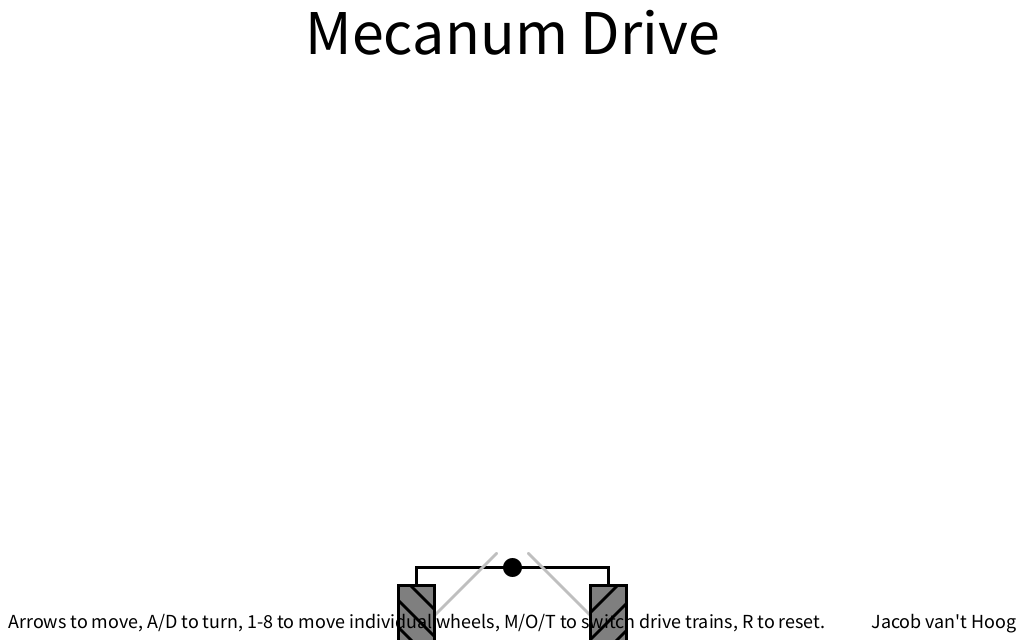
Frame 1 (no input)
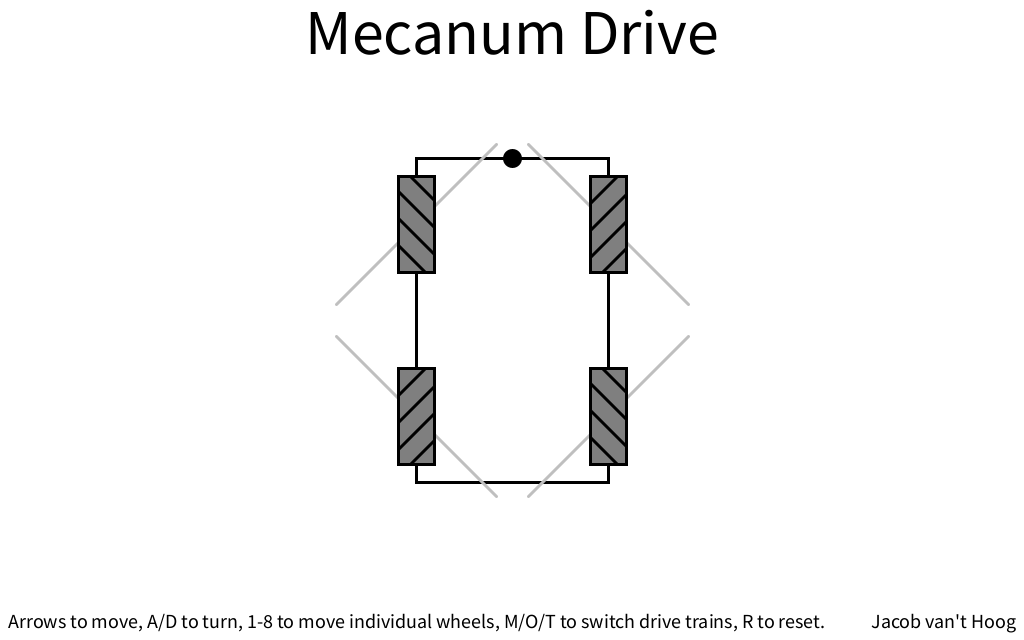
Frame 60 (the mouse pressed at the canvas centre just before this capture)
Frame 120 (the mouse held since frame 60 and released just before this capture): identical to frame 60, image omitted

The Processing sketch that drew these frames (run headless with seeded random() and noise(); from frame 60 on, the mouse is pressed at the canvas centre):

// Processing sketch: mecanum
// ── mecanum.pde
int lastKeyPressed = 0; // processing.js doesn't like char's
int lastKeyCodePressed = 0;

float[] inputVelocities;
float[] velocities;

boolean targetPosEnabled = false;
float targetX;
float targetY;
float targetRot;

void setup() {
  size(1024, 640);
  setupRobot();
  
  targetPosEnabled = true;
  targetX = width/2;
  targetY = height/2;
  targetRot = 0;
}

void draw() {
  background(255, 255, 255);
  textAlign(CENTER, TOP);
  textSize(64);
  fill(0);
  text(driveTrain.getDriveTrainName(), width/2, 8);
  textAlign(LEFT, BASELINE);
  
  float maxVelocity = 0.0;
  for(int i = 0; i < driveTrain.numWheels(); i++) {
    if(abs(inputVelocities[i]) > maxVelocity)
      maxVelocity = abs(inputVelocities[i]);
  }
  if(maxVelocity < 1.0)
    maxVelocity = 1.0;
  
  for(int i = 0; i < driveTrain.numWheels(); i++) {
    float target = inputVelocities[i] / maxVelocity;
    if(target != 0.0)
      targetPosEnabled = false;
    
    velocities[i] += (target - velocities[i]) / 10.0;
  }
  
  if(targetPosEnabled) {
    robotX += (targetX - robotX) / 5.0;
    robotY += (targetY - robotY) / 5.0;
    robotRot += (targetRot - robotRot) / 5.0;
  }
  
  drawRobot(robotX, robotY, robotRot, wheelSpins, velocities);
  moveWheels( velocities );
  
  if(!keyPressed)
    for(int i = 0; i < driveTrain.numWheels(); i++)
      inputVelocities[i] = 0.0;
      
  
  textAlign(LEFT, BOTTOM);
  fill(0);
  textSize(20);
  text("Arrows to move, A/D to turn, 1-" + driveTrain.numWheels() * 2 + " to move individual wheels, M/O/T to switch drive trains, R to reset.", 8, height - 8);
  textAlign(RIGHT, BOTTOM);
  text("Jacob van't Hoog", width - 8, height - 8);
  textAlign(LEFT, BASELINE);
}

void keyPressed() {
  // prevent key repeat
  if(int(key) == CODED) {
    if(keyCode == lastKeyCodePressed)
      return;
    else
      lastKeyCodePressed = keyCode;
  } else {
    if(key == lastKeyPressed)
      return;
    else
      lastKeyPressed = key;
  }
  
  if(int(key) == CODED) {
    switch(keyCode) {
        case UP:
          addVelocities(driveTrain.forwardWheelSpins());
          break;
        case DOWN:
          subtractVelocities(driveTrain.forwardWheelSpins());
          break;
        case LEFT:
          subtractVelocities(driveTrain.rightWheelSpins());
          break;
        case RIGHT:
          addVelocities(driveTrain.rightWheelSpins());
          break;
      }
  } else {
    switch(key) {
      case 'a':
        subtractVelocities(driveTrain.turnRightWheelSpins());
        break;
      case 'd':
        addVelocities(driveTrain.turnRightWheelSpins());
        break;
      case '1':
        moveWheel(0, 1.0);
        break;
      case '2':
        moveWheel(0, -1.0);
        break;
      case '3':
        moveWheel(1, 1.0);
        break;
      case '4':
        moveWheel(1, -1.0);
        break;
      case '5':
        moveWheel(2, 1.0);
        break;
      case '6':
        moveWheel(2, -1.0);
        break;
      case '7':
        moveWheel(3, 1.0);
        break;
      case '8':
        moveWheel(3, -1.0);
        break;
      
      case 'r':
        robotRot = (robotRot + PI) % (PI*2) - PI;
        targetPosEnabled = true;
        targetX = width/2;
        targetY = height/2;
        targetRot = 0;
        break;
      case 't':
        if(!(driveTrain instanceof TankDriveTrain)) {
          setupDriveTrain(new TankDriveTrain());
          spinRobot();
        }
        break;
      case 'm':
        if(driveTrain instanceof MecanumDriveTrain) {
          ((MecanumDriveTrain)driveTrain).mecanumMode();
        } else {
          setupDriveTrain(new MecanumDriveTrain());
          spinRobot();
        }
        break;
      case 'o':
        if(driveTrain instanceof MecanumDriveTrain) {
          ((MecanumDriveTrain)driveTrain).omniWheelMode();
        } else {
          setupDriveTrain(new MecanumDriveTrain());
          ((MecanumDriveTrain)driveTrain).omniWheelMode();
          spinRobot();
        }
        break;
      
    }
  }
}

void keyReleased() {
  lastKeyPressed = 0;
  lastKeyCodePressed = 0;
  
  if(int(key) == CODED) {
    switch(keyCode) {
        case UP:
          subtractVelocities(driveTrain.forwardWheelSpins());
          break;
        case DOWN:
          addVelocities(driveTrain.forwardWheelSpins());
          break;
        case LEFT:
          addVelocities(driveTrain.rightWheelSpins());
          break;
        case RIGHT:
          subtractVelocities(driveTrain.rightWheelSpins());
          break;
      }
  } else {
    switch(key) {
      case 'a':
        addVelocities(driveTrain.turnRightWheelSpins());
        break;
      case 'd':
        subtractVelocities(driveTrain.turnRightWheelSpins());
        break;
      case '1':
        moveWheel(0, -1.0);
        break;
      case '2':
        moveWheel(0, 1.0);
        break;
      case '3':
        moveWheel(1, -1.0);
        break;
      case '4':
        moveWheel(1, 1.0);
        break;
      case '5':
        moveWheel(2, -1.0);
        break;
      case '6':
        moveWheel(2, 1.0);
        break;
      case '7':
        moveWheel(3, -1.0);
        break;
      case '8':
        moveWheel(3, 1.0);
        break;
    }
  }
}

void addVelocities(float[] v) {
  for(int i = 0; i < driveTrain.numWheels(); i++)
    inputVelocities[i] += v[i];
}

void subtractVelocities(float[] v) {
  for(int i = 0; i < driveTrain.numWheels(); i++)
    inputVelocities[i] -= v[i];
}

void moveWheel(int number, float amount) {
  if(number < driveTrain.numWheels())
    inputVelocities[number] += amount;
}

void spinRobot() {
  // robot spins in a circle
  targetX = robotX;
  targetY = robotY;
  targetRot = robotRot + PI*2;
  targetPosEnabled = true;
}
// ── DrawRobot.pde
// DIMENSIONS
final float robotWidth = 192.0;
final float robotHeight = 192.0;
final float robotBaseHeightMargin = 66.0;
final float movementArrowLength = 40.0;
final float torqueArrowLength = 20.0;

void drawRobot(float x, float y, float rot, float[] wheelSpins, float[] velocities) {
  pushMatrix();
  translate(x, y);
  rotate(rot);
  
  // the robot base
  strokeWeight(3);
  fill(255, 255, 255);
  stroke(0);
  rectMode(CENTER);
  rect(0, 0, robotWidth, robotHeight + robotBaseHeightMargin*2);
  strokeWeight(1);
  rectMode(CORNER);
  
  // circle to show the front of the robot
  strokeWeight(3);
  fill(0);
  ellipse(0, -robotHeight/2 - robotBaseHeightMargin, 16, 16);
  
  driveTrain.drawWheels(wheelSpins, velocities);
  
  // FORCE ARROWS
  stroke(0, 255, 0);
  strokeWeight(7);
  
  //movement arrow
  PVector movement = driveTrain.getRobotTranslation(velocities);
  if(movement.mag() > .05) {
    float arrowEndX = movement.x * movementArrowLength;
    float arrowEndY = movement.y * movementArrowLength;
    // arrow line
    line(0, 0, arrowEndX, arrowEndY);
    // arrowhead
    movement.rotate(PI/4);
    line(arrowEndX, arrowEndY, arrowEndX - movement.x * 10, arrowEndY - movement.y * 10);
    movement.rotate(-PI/2);
    line(arrowEndX, arrowEndY, arrowEndX - movement.x * 10, arrowEndY - movement.y * 10);
  }
  
  //rotation arrow
  float rotation = driveTrain.getRobotRotation(velocities) * torqueArrowLength;
  if(abs(rotation) > .01) {
    float start = -PI/2;
    float end = -PI/2;
    float arrowEnd = 0.0;
    if(rotation > 0.0) {
      end += rotation;
      arrowEnd = end;
    }
    if(rotation < 0.0) {
      start += rotation;
      arrowEnd = start;
    }
    float arcWidth = (robotHeight + robotBaseHeightMargin) * 2;
    noFill();
    arc(0, 0, arcWidth, arcWidth, start, end);
    arc(0, 0, arcWidth, arcWidth, start + PI, end + PI);
    fill(255,255,255);
    
    // arrowhead
    PVector arrowStart = new PVector(arcWidth/2, 0.0);
    arrowStart.rotate(arrowEnd);
    PVector arrowEndOffset = new PVector(16.0, -16.0);
    arrowEndOffset.rotate(arrowEnd);
    if(rotation < 0.0) {
      arrowEndOffset.rotate(PI);
    }
    line(arrowStart.x, arrowStart.y, arrowStart.x + arrowEndOffset.x, arrowStart.y + arrowEndOffset.y);
    line(-arrowStart.x, -arrowStart.y, -arrowStart.x - arrowEndOffset.x, -arrowStart.y - arrowEndOffset.y);
    arrowEndOffset.rotate(-PI/2);
    line(arrowStart.x, arrowStart.y, arrowStart.x + arrowEndOffset.x, arrowStart.y + arrowEndOffset.y);
    line(-arrowStart.x, -arrowStart.y, -arrowStart.x - arrowEndOffset.x, -arrowStart.y - arrowEndOffset.y);
  }
  
  strokeWeight(1);
  stroke(0);
  
  popMatrix();
}
// ── MecanumDrive.pde
// DIMENSIONS
final float mecanumWheelWidth = 36.0;
final float mecanumWheelHeight = 96.0;
final float mecanumRollerSpacing = 27.0;
final float mecanumWheelArrowLength = 80.0;

class MecanumDriveTrain implements DriveTrain {
  final float[] forward = {1.0, -1.0, 1.0, -1.0};
  final float[] right = {1.0, 1.0, -1.0, -1.0};
  final float[] turnRight = {1.0, 1.0, 1.0, 1.0};
  
  boolean omniWheel = false;
  float wheelRotation = 0.0;
  
  void omniWheelMode() {
    omniWheel = true;
  }
  
  void mecanumMode() {
    omniWheel = false;
  }
  
  String getDriveTrainName() {
    if(omniWheel)
      return "Omni-wheel Drive";
    else
      return "Mecanum Drive";
  }
  
  int numWheels() {
    // front left, front right, back left, back right
    return 4;
  }
  
  float[] forwardWheelSpins() {
    return forward;
  }
  
  float[] rightWheelSpins() {
    return right;
  }
  
  float[] turnRightWheelSpins() {
    return turnRight;
  }
  
  PVector getRobotTranslation(float[] velocities) {
    float forwardMovement = (velocities[0] + velocities[2] - velocities[1] - velocities[3]) / sqrt(2.0);
    float rightMovement = (velocities[0] + velocities[1] - velocities[2] - velocities[3]) / sqrt(2.0);
    PVector movement = new PVector(rightMovement, -forwardMovement);
    return movement;
  }
  
  float getRobotRotation(float[] velocities) {
    return (velocities[0] + velocities[2] + velocities[1] + velocities[3]) * .006;
  }
  
  void drawWheels(float[] wheelSpins, float[] velocities) {
    // front left
    pushMatrix();
    translate(-robotWidth / 2, -robotHeight / 2);
    scale(1, -1);
    drawWheel(-wheelSpins[0], -velocities[0]);
    popMatrix();
    
    // front right
    pushMatrix();
    translate(robotWidth / 2, -robotHeight / 2);
    drawWheel(-wheelSpins[1], -velocities[1]);
    popMatrix();
    
    // back left
    pushMatrix();
    translate(-robotWidth / 2, robotHeight / 2);
    drawWheel(wheelSpins[2], velocities[2]);
    popMatrix();
    
    // back right
    pushMatrix();
    translate(robotWidth / 2, robotHeight / 2);
    scale(1, -1);
    drawWheel(wheelSpins[3], velocities[3]);
    popMatrix();
  }
  
  void drawWheel(float wheelSpin, float wheelVelocity) {
    pushMatrix();
    rotate(wheelRotation);
    
    // make wheel spin positive
    if(wheelSpin < 0)
      wheelSpin += mecanumRollerSpacing * ceil(-wheelSpin/mecanumRollerSpacing);
      
    if(omniWheel) {
      drawOmniWheel(wheelSpin);
      wheelRotation += (-PI/4 - wheelRotation) / 10.0;
    } else {
      drawMecanumWheel(wheelSpin, wheelVelocity);
      wheelRotation += (-wheelRotation) / 10.0;
    }
    
    popMatrix();
  }
}


void drawMecanumWheel(float wheelSpin, float wheelVelocity) {
  rectMode(CENTER);
  imageMode(CENTER);
  strokeWeight(3);
  
  // force vector arrow outline
  stroke(191, 191, 191);
  line(-mecanumWheelArrowLength, -mecanumWheelArrowLength, mecanumWheelArrowLength, mecanumWheelArrowLength);
  
  // force vector arrow
  stroke(255, 0, 0);
  line(0, 0, -wheelVelocity * mecanumWheelArrowLength, -wheelVelocity * mecanumWheelArrowLength);
  float arrowOffset = wheelVelocity > 0 ? 16 : -16;
  line(-wheelVelocity * mecanumWheelArrowLength, -wheelVelocity * mecanumWheelArrowLength,
    -wheelVelocity * mecanumWheelArrowLength, -wheelVelocity * mecanumWheelArrowLength + arrowOffset);
  line(-wheelVelocity * mecanumWheelArrowLength, -wheelVelocity * mecanumWheelArrowLength,
    -wheelVelocity * mecanumWheelArrowLength + arrowOffset, -wheelVelocity * mecanumWheelArrowLength);
  stroke(0, 0, 0);
  
  // the wheel
  fill(127, 127, 127);
  rect(0, 0, mecanumWheelWidth, mecanumWheelHeight);
  
  // wheel roller lines
  // processing.js doesn't support clip(), which is why I have to have so much ugly code here
  //clip(0, 0, mecanumWheelWidth, mecanumWheelHeight);
  float diagY = -mecanumWheelHeight / 2 - (wheelSpin % mecanumRollerSpacing) + mecanumRollerSpacing;
  while(diagY < mecanumWheelHeight / 2 + mecanumWheelWidth) {
    float diagEndOffset = 0;
    if(diagY > mecanumWheelHeight / 2)
      diagEndOffset = diagY - mecanumWheelHeight / 2;
    float diagStartOffset = 0;
    if(diagY - mecanumWheelWidth < -mecanumWheelHeight / 2)
      diagStartOffset = diagY - mecanumWheelWidth + mecanumWheelHeight / 2;
    line(-mecanumWheelWidth / 2 + diagEndOffset, diagY - diagEndOffset, mecanumWheelWidth / 2 + diagStartOffset, diagY - mecanumWheelWidth - diagStartOffset);
    diagY += mecanumRollerSpacing;
  }
  
  //noClip();
  strokeWeight(1);
  rectMode(CORNER);
  imageMode(CORNER);
}

void drawOmniWheel(float wheelSpin) {
  rectMode(CENTER);
  imageMode(CENTER);
  strokeWeight(3);
  
  // the tank tread
  fill(127, 127, 127);
  rect(0, 0, mecanumWheelWidth, mecanumWheelHeight);
  
  // wheel lines
  //clip(0, 0, tankTreadWidth, tankTreadHeight);
  float lineY = -mecanumWheelHeight / 2 - (wheelSpin % mecanumRollerSpacing) + mecanumRollerSpacing;
  while(lineY < mecanumWheelHeight / 2) {
    line(-mecanumWheelWidth / 2, lineY, mecanumWheelWidth / 2, lineY);
    lineY += mecanumRollerSpacing;
  }
  
  //noClip();
  strokeWeight(1);
  rectMode(CORNER);
  imageMode(CORNER);
}
// ── Robot.pde
// robot state
float robotX;
float robotY;
float robotRot;
float[] wheelSpins;

DriveTrain driveTrain;

// generic interface for a drive train that can be controlled by the user
interface DriveTrain {
  String getDriveTrainName();
  
  int numWheels();
  float[] forwardWheelSpins();
  float[] rightWheelSpins();
  float[] turnRightWheelSpins();
  
  void drawWheels(float[] wheelSpins, float[] wheelVelocities);
  PVector getRobotTranslation(float[] velocities);
  float getRobotRotation(float[] velocities);
}

void setupRobot() {
  setupDriveTrain(new MecanumDriveTrain());
  //((MecanumDriveTrain)driveTrain).omniWheelMode();
  
  robotX = width/2;
  robotY = height + robotHeight;
  robotRot = 0;
}

void setupDriveTrain(DriveTrain d) {
  driveTrain = d;
  inputVelocities = new float[driveTrain.numWheels()];
  velocities = new float[driveTrain.numWheels()];
  wheelSpins = new float[driveTrain.numWheels()];
}

// move the wheels and the robot based on wheel velocities
void moveWheels(float[] velocities) {
  for(int i = 0; i < driveTrain.numWheels(); i++)
    wheelSpins[i] += velocities[i] / (float)frameRate * 120.0;
  
  float rotation = driveTrain.getRobotRotation(velocities);
  robotRot += rotation / (float)frameRate * 30.0;
  
  PVector movement = driveTrain.getRobotTranslation(velocities);
  movement.rotate(robotRot);
  robotX += movement.x / (float)frameRate * 30.0;
  robotY += movement.y / (float)frameRate * 30.0;
}
// ── TankDrive.pde
// DIMENSIONS
final float tankTreadWidth = 36.0;
final float tankTreadHeight = 256.0;
final float tankTreadLineSpacing = 27.0;

class TankDriveTrain implements DriveTrain {
  final float[] forward = {1.0, -1.0};
  final float[] turnRight = {1.0, 1.0};
  
  String getDriveTrainName() {
    return "Tank Drive";
  }
  
  int numWheels() {
    // left, right
    return 2;
  }
  
  float[] forwardWheelSpins() {
    return forward;
  }
  
  float[] rightWheelSpins() {
    return turnRight;
  }
  
  float[] turnRightWheelSpins() {
    return turnRight;
  }
  
  PVector getRobotTranslation(float[] velocities) {
    float forwardMovement = (velocities[0] - velocities[1]) * 2;
    PVector movement = new PVector(0.0, -forwardMovement);
    return movement;
  }
  
  float getRobotRotation(float[] velocities) {
    return (velocities[0] + velocities[1]) * .012;
  }
  
  void drawWheels(float[] wheelSpins, float[] velocities) {
    // left
    pushMatrix();
    translate(-robotWidth / 2, 0.0);
    scale(1, -1);
    drawTankTread(-wheelSpins[0]);
    popMatrix();
    
    // right
    pushMatrix();
    translate(robotWidth / 2, 0.0);
    drawTankTread(-wheelSpins[1]);
    popMatrix();
  }
}

void drawTankTread(float spin) {
  // make spin positive
  if(spin < 0)
    spin += tankTreadLineSpacing * ceil(-spin/tankTreadLineSpacing);
  
  rectMode(CENTER);
  imageMode(CENTER);
  strokeWeight(3);
  
  // the tank tread
  fill(127, 127, 127);
  rect(0, 0, tankTreadWidth, tankTreadHeight);
  
  // tank tread lines
  //clip(0, 0, tankTreadWidth, tankTreadHeight);
  float lineY = -tankTreadHeight / 2 - (spin % tankTreadLineSpacing) + tankTreadLineSpacing;
  while(lineY < tankTreadHeight / 2) {
    line(-tankTreadWidth / 2, lineY, tankTreadWidth / 2, lineY);
    lineY += tankTreadLineSpacing;
  }
  
  //noClip();
  strokeWeight(1);
  rectMode(CORNER);
  imageMode(CORNER);
}
